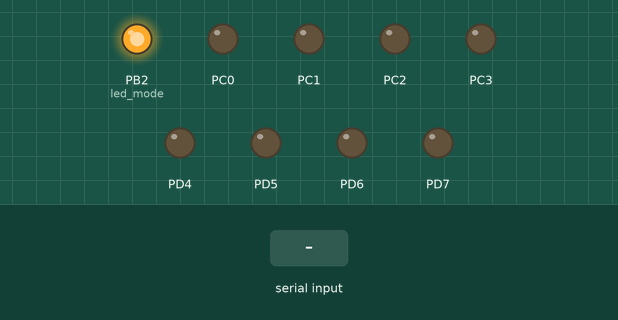
Bench run of a program on a simulated ATmega328P, built with avr-gcc and emulated at 16 MHz. Shown: output pins drawn as LEDs (lit = HIGH). Inputs (shaded band) come from the test bench. What the program prints to the serial monitor is not drawn.

Above: at 1.2 s.
1.3 s: "1" received over Serial
2.8 s: "90,45\n" received over Serial
At 4.0 s:
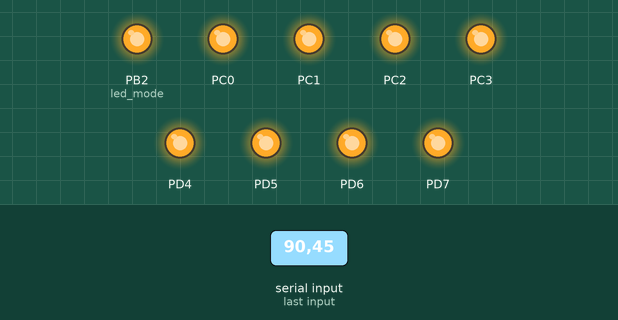
4.3 s: "200\n" received over Serial
At 5.3 s:
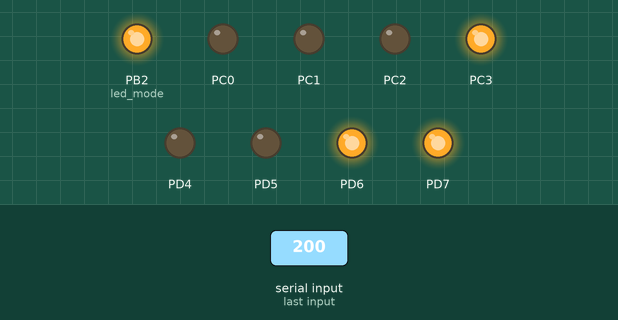
5.8 s: "30,150\n" received over Serial
At 6.4 s:
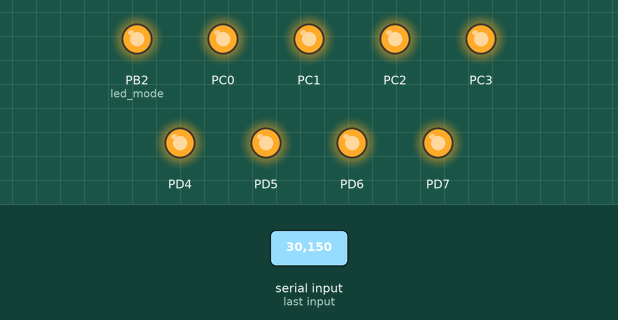
7.3 s: "90\n" received over Serial
At 8.7 s:
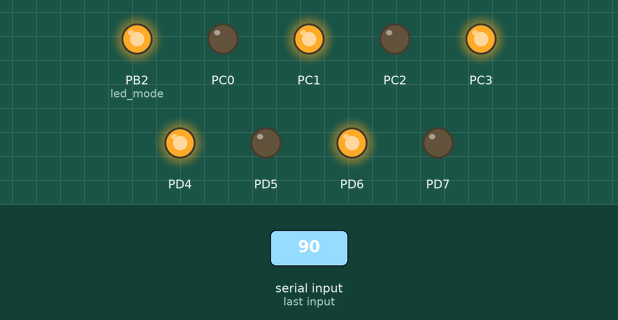
Timing chart, 0 to 9.8 s (numbered marks = the images above; inputs shaded):
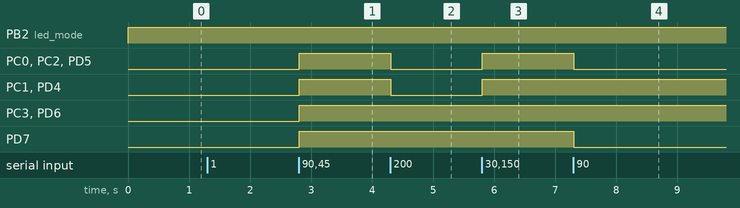

Measured:
- after the input at 1.3 s, every drawn part: stays the same
- after the input at 2.8 s, PC0–3, PD4–7: LOW → HIGH at once
- after the input at 4.3 s, PC0–2, PD4, PD5: HIGH → LOW at once
- after the input at 5.8 s, PC0–2, PD4, PD5: LOW → HIGH at once
- after the input at 7.3 s, PC0, PC2, PD5, PD7: HIGH → LOW at once

The program:

main.c
```c
/*
 * LAB3_MAESTRO.c
 *
 * JOSÉ FERNANDO GORDILLO FLORES
 */

#define F_CPU 16000000UL
#include <avr/io.h>
#include <util/delay.h>
#include <avr/interrupt.h>
#include "uart.h"
#include "spi_simple.h"

// Función para mostrar número en LEDs del maestro
// Bits 0-3: Puerto C (PC0-PC3)
// Bits 4-7: Puerto D (PD4-PD7)
void display_leds_master(uint8_t number) {
	// Limpiar los bits que vamos a usar
	PORTC &= 0xF0;  // Mantener bits altos de Puerto C
	PORTD &= 0x0F;  // Mantener bits bajos de Puerto D

	// Colocar bits 0-3 en Puerto C (PC0-PC3)
	PORTC |= (number & 0x0F);

	// Colocar bits 4-7 en Puerto D (PD4-PD7)
	PORTD |= (number & 0xF0);
}

// Función para inicializar LEDs del maestro
void leds_init_master(void) {
	// Configurar PC0-PC3 como salidas (parte baja de Puerto C)
	DDRC |= 0x0F;

	// Configurar PD4-PD7 como salidas (parte alta de Puerto D)
	DDRD |= 0xF0;

	// Inicializar LEDs apagados
	PORTC &= 0xF0;  // Apagar PC0-PC3
	PORTD &= 0x0F;  // Apagar PD4-PD7
}

// Función para mostrar menú
void show_menu(void) {
	uart_string("\r\n=== MENU PRINCIPAL ===\r\n");
	uart_string("1. Modo LEDs (enviar numero 0-255)\r\n");
	uart_string("2. Modo Potenciometros (leer valores del esclavo)\r\n");
	uart_string("Seleccione opcion (1 o 2): ");
}

// Función para leer número de 3 dígitos con ceros
uint8_t read_three_digit_number(void) {
	char buffer[4] = {0};
	uint8_t i;

	uart_string("Ingrese numero de 3 digitos (ej: 007, 123, 255): ");

	// Leer exactamente 3 dígitos
	for(i = 0; i < 3; i++) {
		while(!uart_data_available());
		uint8_t c = uart_receive();

		if(c >= '0' && c <= '9') {
			buffer[i] = c;
			uart_transmit(c);  // Echo
			} else {
			i--;  // Si no es dígito, repetir
		}
	}

	uart_string("\r\n");

	// Convertir a número
	uint16_t result = (buffer[0] - '0') * 100 + (buffer[1] - '0') * 10 + (buffer[2] - '0');
	if(result > 255) result = 255;

	return (uint8_t)result;
}

// Modo LEDs
void led_mode(void) {
	uart_string("\r\n=== MODO LEDS ===\r\n");

	while(1) {
		uint8_t number = read_three_digit_number();

		// Mostrar en LEDs del maestro
		display_leds_master(number);

		uart_string("Numero: ");
		uart_print_number(number);
		uart_string(" - Enviando al esclavo...\r\n");

		// Enviar al esclavo por SPI
		PORTB &= ~(1 << PORTB2);  // SS bajo
		_delay_us(10);
		spi_transceive(0x01);     // Comando: modo LED
		_delay_us(10);
		spi_transceive(number);   // Dato
		_delay_us(10);
		PORTB |= (1 << PORTB2);   // SS alto

		uart_string("Enviado! Presione 'q' para volver al menu o cualquier tecla para continuar: ");

		while(!uart_data_available());
		uint8_t c = uart_receive();
		uart_transmit(c);
		uart_string("\r\n");

		if(c == 'q' || c == 'Q') break;
	}
}

// Modo Potenciómetros
void potentiometer_mode(void) {
	uart_string("\r\n=== MODO POTENCIOMETROS ===\r\n");
	uart_string("Leyendo valores cada 2 segundos...\r\n");
	uart_string("Presione cualquier tecla para volver al menu\r\n\r\n");

	while(1) {
		// Solicitar lectura de potenciómetros al esclavo
		PORTB &= ~(1 << PORTB2);  // SS bajo
		_delay_us(10);
		spi_transceive(0x02);     // Comando: leer potenciómetros
		_delay_us(10);

		// Leer POT1 (2 bytes: high, low)
		uint8_t pot1_high = spi_transceive(0x00);
		_delay_us(10);
		uint8_t pot1_low = spi_transceive(0x00);
		_delay_us(10);

		// Leer POT2 (2 bytes: high, low)
		uint8_t pot2_high = spi_transceive(0x00);
		_delay_us(10);
		uint8_t pot2_low = spi_transceive(0x00);
		_delay_us(10);

		PORTB |= (1 << PORTB2);   // SS alto

		// Reconstruir valores de 16 bits
		uint16_t pot1_value = (pot1_high << 8) | pot1_low;
		uint16_t pot2_value = (pot2_high << 8) | pot2_low;

		// Convertir a voltaje (asumiendo 5V referencia, 10 bits ADC)
		uint16_t pot1_voltage = (pot1_value * 5000UL) / 1024;
		uint16_t pot2_voltage = (pot2_value * 5000UL) / 1024;

		// Mostrar resultados
		uart_string("POT1: ");
		uart_print_number(pot1_value);
		uart_string(" (");
		uart_print_number(pot1_voltage);
		uart_string("mV) | POT2: ");
		uart_print_number(pot2_value);
		uart_string(" (");
		uart_print_number(pot2_voltage);
		uart_string("mV)\r\n");

		// Verificar si hay tecla presionada
		if(uart_data_available()) {
			uart_receive();  // Leer y descartar
			break;
		}

		_delay_ms(2000);  // Esperar 2 segundos
	}
}

int main(void) {
	// Inicializar periféricos
	uart_init();
	spi_master_init();
	leds_init_master();

	uart_string("=== LABORATORIO SPI - MAESTRO ===\r\n");
	uart_string("Sistema iniciado correctamente\r\n");

	while(1) {
		show_menu();

		// Esperar selección
		while(!uart_data_available());
		uint8_t option = uart_receive();
		uart_transmit(option);
		uart_string("\r\n");

		switch(option) {
			case '1':
			led_mode();
			break;
			case '2':
			potentiometer_mode();
			break;
			default:
			uart_string("Opcion invalida. Intente de nuevo.\r\n");
			break;
		}
	}

	return 0;
}
```

SPI.c
```c
/*
 * SPI.c
 */

#include "SPI.h"

void spiInit(Spi_Type sType, Spi_Data_Order sDataOrder, Spi_Clock_Polarity sClockPolarity, Spi_Clock_Phase sClockPhase)
{
	// PB2 -> SS
	// PB3 -> MOSI
	// PB4 -> MISO
	// PB5 -> SCK

	if(sType & (1<<MSTR)) //If Master Mode
	{
		DDRB |= (1<<DDB3)|(1<<DDB5)|(1<<DDB2);   // MOSI, SCK, NEGADO_SS
		DDRB &= ~(1<<DDB4);                      // MISO
		SPCR |= (1<<MSTR);                       // Master

		uint8_t temp = sType & 0b00000111;
		switch(temp){
			case 0: // DIV2
				SPCR &= ~((1<<SPR1)|(1<<SPR0));
				SPSR |= (1<<SPI2X);
			break;
			case 1: // DIV4
				SPCR &= ~((1<<SPR1)|(1<<SPR0));
				SPSR &= ~(1<<SPI2X);
			break;
			case 2: // DIV8
				SPCR |= (1<<SPR0);
				SPCR &= ~(1<<SPR1);
				SPSR |= (1<<SPI2X);
			break;
			case 3: // DIV16
				SPCR |= (1<<SPR0);
				SPCR &= ~(1<<SPR1);
				SPSR &= ~(1<<SPI2X);
			break;
			case 4: // DIV32
				SPCR &= ~(1<<SPR0);
				SPCR |= (1<<SPR1);
				SPSR |= (1<<SPI2X);
			break;
			case 5: // DIV64
				SPCR &= ~(1<<SPR0);
				SPCR |= (1<<SPR1);
				SPSR &= ~(1<<SPI2X);
			break;
			case 6: // DIV128
				SPCR |= (1<<SPR0)|(1<<SPR1);
				SPSR &= ~(1<<SPI2X);
			break;
		}

	}
	else        //If Slave Mode
	{
		DDRB |= (1<<DDB4);  // MISO
		DDRB &= ~((1<<DDB3)|(1<<DDB5)|(1<<DDB2)); // MOSI, SCK, SS
		SPCR &= ~(1<<MSTR); // Slave
	}
	/* Enable SPI, Data Order, Clock Polarity, Clock Phase */
	SPCR |= (1<<SPE)|sDataOrder|sClockPolarity|sClockPhase;

}

static void spiReceiveWait()
{
	while (!(SPSR & (1<<SPIF))); // Wait for Data Receive complete
}

void spiWrite(uint8_t dat) // Write data to SPI bus
{
	SPDR = dat;
}

unsigned spiDataReady() // Check whether the data is ready to read
{
	if(SPSR & (1<<SPIF))
	return 1;
	else
	return 0;
}

uint8_t spiRead(void) // Read the received data
{
	while (!(SPSR & (1<<SPIF))); // Wait for Data Receive complete
	return(SPDR); // read the received data from the buffer
}
```

SPI.h
```c
/*
 * SPI.h
 */


#ifndef SPI_H_
#define SPI_H_

#include <avr/io.h>
#include <stdint.h>

typedef enum
{
	SPI_MASTER_OSC_DIV2   = 0b01010000,
	SPI_MASTER_OSC_DIV4   = 0b01010001,
	SPI_MASTER_OSC_DIV8   = 0b01010010,
	SPI_MASTER_OSC_DIV16  = 0b01010011,
	SPI_MASTER_OSC_DIV32  = 0b01010100,
	SPI_MASTER_OSC_DIV64  = 0b01010101,
	SPI_MASTER_OSC_DIV128 = 0b01010110,
	SPI_SLAVE_SS          = 0b01010000
}Spi_Type;

typedef enum
{
	SPI_DATA_ORDER_MSB = 0b00000000,
	SPI_DATA_ORDER_LSB = 0b00100000
} Spi_Data_Order;

typedef enum
{
	SPI_CLOCK_IDLE_HIGH = 0b00001000,
	SPI_CLOCK_IDLE_LOW  = 0b00000000
} Spi_Clock_Polarity;

typedef enum
{
	SPI_CLOCK_FIRST_EDGE = 0b00000000,
	SPI_CLOCK_LAST_EDGE  = 0b00000100
} Spi_Clock_Phase;

void spiInit(Spi_Type, Spi_Data_Order, Spi_Clock_Polarity, Spi_Clock_Phase);
void spiWrite(uint8_t dat);
unsigned spiDataReady();
uint8_t spiRead(void);

#endif /* SPI_H_ */
```

spi_simple.c
```c
#include "spi_simple.h"

void spi_master_init(void) {
	// Configurar pines: MOSI, SCK, SS como salidas; MISO como entrada
	DDRB |= (1 << DDB3) | (1 << DDB5) | (1 << DDB2);  // MOSI, SCK, SS
	DDRB &= ~(1 << DDB4);                              // MISO

	// Configurar SPI: Habilitar, Master, prescaler 16, MSB first
	SPCR = (1 << SPE) | (1 << MSTR) | (1 << SPR0);

	// SS alto inicialmente (inactivo)
	PORTB |= (1 << PORTB2);
}

void spi_slave_init(void) {
	// Configurar pines: MISO como salida; MOSI, SCK, SS como entradas
	DDRB |= (1 << DDB4);                               // MISO
	DDRB &= ~((1 << DDB3) | (1 << DDB5) | (1 << DDB2)); // MOSI, SCK, SS

	// Configurar SPI: Habilitar, Slave
	SPCR = (1 << SPE);
}

uint8_t spi_transceive(uint8_t data) {
	SPDR = data;                        // Enviar dato
	while (!(SPSR & (1 << SPIF)));      // Esperar a que termine
	return SPDR;                        // Retornar dato recibido
}

uint8_t spi_data_ready(void) {
	return (SPSR & (1 << SPIF));        // Verificar si hay dato listo
}
```

spi_simple.h
```c
#ifndef SPI_SIMPLE_H
#define SPI_SIMPLE_H

#include <avr/io.h>
#include <stdint.h>

void spi_master_init(void);
void spi_slave_init(void);
uint8_t spi_transceive(uint8_t data);
uint8_t spi_data_ready(void);

#endif
```

uart.c
```c
#define F_CPU 16000000UL
#include <avr/io.h>
#include <stdio.h>
#include "uart.h"

// Inicializar UART
void uart_init(void) {
	// Configurar baud rate
	UBRR0H = (uint8_t)(UBRR_VALUE >> 8);
	UBRR0L = (uint8_t)UBRR_VALUE;

	// Habilitar transmisión y recepción
	UCSR0B = (1 << TXEN0) | (1 << RXEN0);

	// Configurar formato: 8 bits de datos, 1 bit de stop, sin paridad
	UCSR0C = (1 << UCSZ01) | (1 << UCSZ00);
}

// Transmitir un byte
void uart_transmit(uint8_t data) {
	// Esperar a que el buffer de transmisión esté vacío
	while (!(UCSR0A & (1 << UDRE0)));
	UDR0 = data;
}

// Recibir un byte
uint8_t uart_receive(void) {
	// Esperar a que llegue un dato
	while (!(UCSR0A & (1 << RXC0)));
	return UDR0;
}

// Verificar si hay datos disponibles
uint8_t uart_data_available(void) {
	return (UCSR0A & (1 << RXC0));
}

// Enviar cadena de caracteres
void uart_string(const char* str) {
	while(*str) {
		uart_transmit(*str++);
	}
}

// Enviar voltaje formateado
void uart_print_voltage(uint16_t voltage_mv, const char* label) {
	char buffer[20];
	sprintf(buffer, "%s: %d.%02dV\r\n", label, voltage_mv/1000, (voltage_mv%1000)/10);
	uart_string(buffer);
}


void uart_print_number(uint16_t num) {
	char buffer[6];
	sprintf(buffer, "%u", num);
	uart_string(buffer);
}
```

uart.h
```c
#ifndef UART_H
#define UART_H

#include <avr/io.h>
#include <stdio.h>

// Configuración UART
#define BAUD_RATE 9600
#define UBRR_VALUE ((F_CPU / (16UL * BAUD_RATE)) - 1)

// Prototipos de funciones
void uart_init(void);
void uart_transmit(uint8_t data);
uint8_t uart_receive(void);
uint8_t uart_data_available(void);
void uart_string(const char* str);
void uart_print_voltage(uint16_t voltage_mv, const char* label);
void uart_print_number(uint16_t num);

#endif
```
